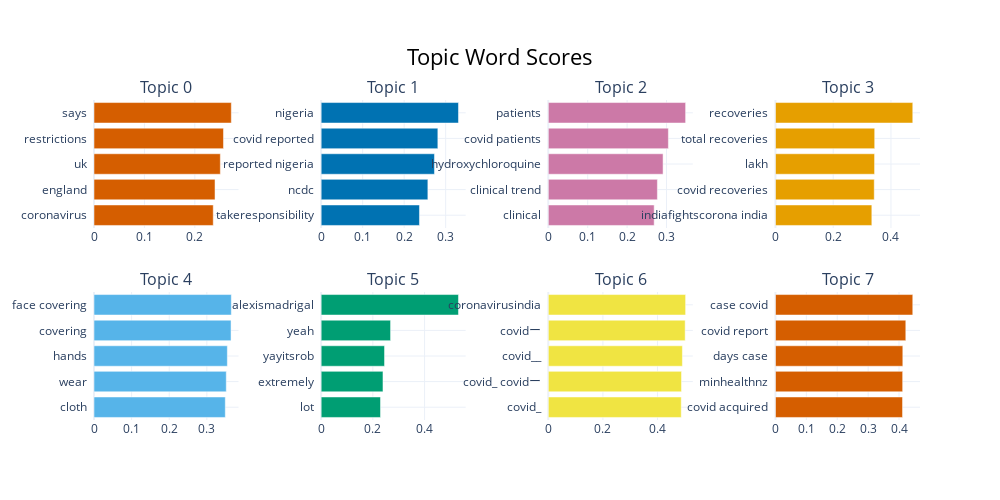

Here is the notebook cell this chart was saved with:
### Markdown cell above
This representation shows the most imporant and relevant words for each topic. This is useful for understanding the main themes of each topic.

### Code cell
topic_model_real.visualize_barchart(top_n_topics=8)

### Figure 1 — Plotly figure (JSON) as saved in the notebook; plotly's stock layout.template omitted (floating-point values rounded to 4 significant figures)
{"data": [{"marker": {"color": "#D55E00"}, "orientation": "h", "type": "bar", "x": [0.2365, 0.24, 0.2506, 0.2568, 0.2724], "xaxis": "x", "y": ["coronavirus  ", "england  ", "uk  ", "restrictions  ", "says  "], "yaxis": "y"}, {"marker": {"color": "#0072B2"}, "orientation": "h", "type": "bar", "x": [0.2368, 0.2571, 0.273, 0.2812, 0.3308], "xaxis": "x2", "y": ["takeresponsibility  ", "ncdc  ", "reported nigeria  ", "covid reported  ", "nigeria  "], "yaxis": "y2"}, {"marker": {"color": "#CC79A7"}, "orientation": "h", "type": "bar", "x": [0.2687, 0.2769, 0.2913, 0.3047, 0.3485], "xaxis": "x3", "y": ["clinical  ", "clinical trend  ", "hydroxychloroquine  ", "covid patients  ", "patients  "], "yaxis": "y3"}, {"marker": {"color": "#E69F00"}, "orientation": "h", "type": "bar", "x": [0.3338, 0.3422, 0.3433, 0.3437, 0.4756], "xaxis": "x4", "y": ["indiafightscorona india  ", "covid recoveries  ", "lakh  ", "total recoveries  ", "recoveries  "], "yaxis": "y4"}, {"marker": {"color": "#56B4E9"}, "orientation": "h", "type": "bar", "x": [0.349, 0.3517, 0.3545, 0.3643, 0.365], "xaxis": "x5", "y": ["cloth  ", "wear  ", "hands  ", "covering  ", "face covering  "], "yaxis": "y5"}, {"marker": {"color": "#009E73"}, "orientation": "h", "type": "bar", "x": [0.2295, 0.2391, 0.2451, 0.2685, 0.5311], "xaxis": "x6", "y": ["lot  ", "extremely  ", "yayitsrob  ", "yeah  ", "alexismadrigal  "], "yaxis": "y6"}, {"marker": {"color": "#F0E442"}, "orientation": "h", "type": "bar", "x": [0.487, 0.488, 0.4912, 0.5014, 0.503], "xaxis": "x7", "y": ["covid_  ", "covid_ covidー  ", "covid__  ", "covidー  ", "coronavirusindia  "], "yaxis": "y7"}, {"marker": {"color": "#D55E00"}, "orientation": "h", "type": "bar", "x": [0.4114, 0.4118, 0.4123, 0.4219, 0.4445], "xaxis": "x8", "y": ["covid acquired  ", "minhealthnz  ", "days case  ", "covid report  ", "case covid  "], "yaxis": "y8"}], "layout": {"annotations": [{"font": {"size": 16}, "showarrow": false, "text": "Topic 0", "x": 0.0875, "xanchor": "center", "xref": "paper", "y": 1, "yanchor": "bottom", "yref": "paper"}, {"font": {"size": 16}, "showarrow": false, "text": "Topic 1", "x": 0.3625, "xanchor": "center", "xref": "paper", "y": 1, "yanchor": "bottom", "yref": "paper"}, {"font": {"size": 16}, "showarrow": false, "text": "Topic 2", "x": 0.6375, "xanchor": "center", "xref": "paper", "y": 1, "yanchor": "bottom", "yref": "paper"}, {"font": {"size": 16}, "showarrow": false, "text": "Topic 3", "x": 0.9125, "xanchor": "center", "xref": "paper", "y": 1, "yanchor": "bottom", "yref": "paper"}, {"font": {"size": 16}, "showarrow": false, "text": "Topic 4", "x": 0.0875, "xanchor": "center", "xref": "paper", "y": 0.4, "yanchor": "bottom", "yref": "paper"}, {"font": {"size": 16}, "showarrow": false, "text": "Topic 5", "x": 0.3625, "xanchor": "center", "xref": "paper", "y": 0.4, "yanchor": "bottom", "yref": "paper"}, {"font": {"size": 16}, "showarrow": false, "text": "Topic 6", "x": 0.6375, "xanchor": "center", "xref": "paper", "y": 0.4, "yanchor": "bottom", "yref": "paper"}, {"font": {"size": 16}, "showarrow": false, "text": "Topic 7", "x": 0.9125, "xanchor": "center", "xref": "paper", "y": 0.4, "yanchor": "bottom", "yref": "paper"}], "height": 500, "hoverlabel": {"bgcolor": "white", "font": {"family": "Rockwell", "size": 16}}, "showlegend": false, "title": {"font": {"color": "Black", "size": 22}, "text": "Topic Word Scores", "x": 0.5, "xanchor": "center", "yanchor": "top"}, "width": 1000, "xaxis": {"anchor": "y", "domain": [0, 0.175], "showgrid": true}, "xaxis2": {"anchor": "y2", "domain": [0.275, 0.45], "showgrid": true}, "xaxis3": {"anchor": "y3", "domain": [0.55, 0.725], "showgrid": true}, "xaxis4": {"anchor": "y4", "domain": [0.825, 1], "showgrid": true}, "xaxis5": {"anchor": "y5", "domain": [0, 0.175], "showgrid": true}, "xaxis6": {"anchor": "y6", "domain": [0.275, 0.45], "showgrid": true}, "xaxis7": {"anchor": "y7", "domain": [0.55, 0.725], "showgrid": true}, "xaxis8": {"anchor": "y8", "domain": [0.825, 1], "showgrid": true}, "yaxis": {"anchor": "x", "domain": [0.6, 1], "showgrid": true}, "yaxis2": {"anchor": "x2", "domain": [0.6, 1], "showgrid": true}, "yaxis3": {"anchor": "x3", "domain": [0.6, 1], "showgrid": true}, "yaxis4": {"anchor": "x4", "domain": [0.6, 1], "showgrid": true}, "yaxis5": {"anchor": "x5", "domain": [0, 0.4], "showgrid": true}, "yaxis6": {"anchor": "x6", "domain": [0, 0.4], "showgrid": true}, "yaxis7": {"anchor": "x7", "domain": [0, 0.4], "showgrid": true}, "yaxis8": {"anchor": "x8", "domain": [0, 0.4], "showgrid": true}}}
